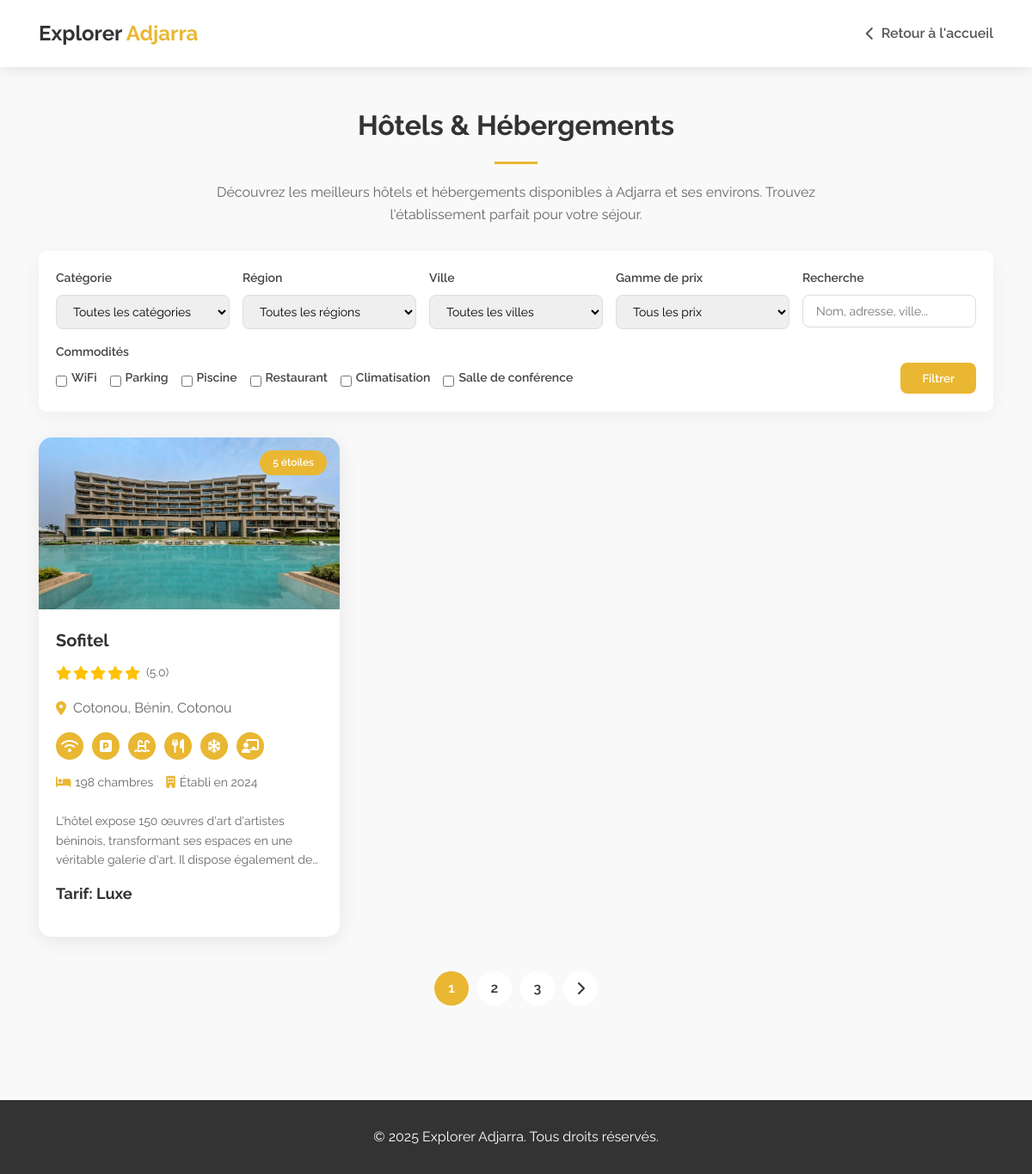
Screenshot of /pages/photel.php with the database file from the repository.
### tables this page shows
CREATE TABLE `hotels` (
  `id` int(11) NOT NULL,
  `hotel_name` varchar(255) NOT NULL,
  `creation_year` int(11) DEFAULT NULL,
  `address` varchar(255) NOT NULL,
  `city` varchar(100) NOT NULL,
  `region` varchar(100) DEFAULT NULL,
  `contact_name` varchar(100) NOT NULL,
  `contact_phone` varchar(50) NOT NULL,
  `contact_email` varchar(100) NOT NULL,
  `website` varchar(255) DEFAULT NULL,
  `hotel_category` varchar(50) DEFAULT NULL,
  `room_count` int(11) NOT NULL,
  `has_wifi` tinyint(1) DEFAULT 0,
  `has_parking` tinyint(1) DEFAULT 0,
  `has_pool` tinyint(1) DEFAULT 0,
  `has_restaurant` tinyint(1) DEFAULT 0,
  `has_ac` tinyint(1) DEFAULT 0,
  `has_conference` tinyint(1) DEFAULT 0,
  `price_range` varchar(50) NOT NULL,
  `check_in_time` time DEFAULT NULL,
  `check_out_time` time DEFAULT NULL,
  `description` text DEFAULT NULL,
  `username` varchar(50) NOT NULL,
  `password` varchar(255) NOT NULL,
  `status` enum('pending','approved','rejected') DEFAULT 'pending',
  `registration_date` timestamp NOT NULL DEFAULT current_timestamp(),
  `photo_files` text DEFAULT NULL
);

### pages/photel.php (the view, shortened to what this page needs)
<?php
try {
    $host = "localhost";
    $dbname = "adjarra";
    $username = "root";
    $password = "Fadyl111";
    $conn = new PDO("mysql:host=$host;dbname=$dbname", $username, $password);
    $conn->setAttribute(PDO::ATTR_ERRMODE, PDO::ERRMODE_EXCEPTION);
    $whereConditions = ["status = 'approved'"];
    $sql = "SELECT * FROM hotels WHERE " . implode(" AND ", $whereConditions);
    $stmt = $conn->prepare($sql);
    $stmt->execute();
    $hotels = $stmt->fetchAll(PDO::FETCH_ASSOC);
} catch(PDOException $e) {
    $errorMsg = "Erreur de connexion à la base de données : " . $e->getMessage();
}
function safeGet($array, $key, $default = '') {
    return isset($array[$key]) ? $array[$key] : $default;
}
?>
<!DOCTYPE html>
<html lang="fr">
<head>
    <link rel="stylesheet" href="https://cdnjs.cloudflare.com/ajax/libs/font-awesome/6.4.0/css/all.min.css">
</head>
<body>
    <header>
        <div class="container">
            <div class="header-logo">
                <h1>Explorer <span>Adjarra</span></h1>
                <a href="index.php" class="back-link"><i class="fas fa-chevron-left"></i> Retour à l'accueil</a>
            </div>
        </div>
    </header>
    <div class="main-content">
        <div class="container">
            <div class="section-title">
                <h2>Hôtels & Hébergements</h2>
                <p>Découvrez les meilleurs hôtels et hébergements disponibles à Adjarra et ses environs. Trouvez l'établissement parfait pour votre séjour.</p>
            </div>
            <div class="filter-bar">
                <form class="filter-form" method="GET" action="hotels.php">
                    <div class="filter-group">
                        <label for="category">Catégorie</label>
                        <select id="category" name="category" class="filter-control">
                            <option value="">Toutes les catégories</option>
                        </select>
                    </div>
                    <div class="filter-group">
                        <label for="region">Région</label>
                        <select id="region" name="region" class="filter-control">
                            <option value="">Toutes les régions</option>
                        </select>
                    </div>
                    <div class="filter-group">
                        <label for="city">Ville</label>
                        <select id="city" name="city" class="filter-control">
                            <option value="">Toutes les villes</option>
                        </select>
                    </div>
                    <div class="filter-group">
                        <label for="price_range">Gamme de prix</label>
                        <select id="price_range" name="price_range" class="filter-control">
                            <option value="">Tous les prix</option>
                        </select>
                    </div>
                    <div class="filter-group">
                        <label for="search">Recherche</label>
                        <input type="text" id="search" name="search" class="filter-control" placeholder="Nom, adresse, ville...">
                    </div>
                    <div class="filter-checkbox-group">
                        <label>Commodités</label>
                        <div class="checkbox-items">
                            <div class="checkbox-item">
                                <input type="checkbox" id="wifi" name="wifi" value="1">
                                <label for="wifi">WiFi</label>
                            </div>
                            <div class="checkbox-item">
                                <input type="checkbox" id="parking" name="parking" value="1">
                                <label for="parking">Parking</label>
                            </div>
                            <div class="checkbox-item">
                                <input type="checkbox" id="pool" name="pool" value="1">
                                <label for="pool">Piscine</label>
                            </div>
                            <div class="checkbox-item">
                                <input type="checkbox" id="restaurant" name="restaurant" value="1">
                                <label for="restaurant">Restaurant</label>
                            </div>
                            <div class="checkbox-item">
                                <input type="checkbox" id="ac" name="ac" value="1">
                                <label for="ac">Climatisation</label>
                            </div>
                            <div class="checkbox-item">
                                <input type="checkbox" id="conference" name="conference" value="1">
                                <label for="conference">Salle de conférence</label>
                            </div>
                        </div>
                    </div>
                    <button type="submit" class="filter-button">Filtrer</button>
                </form>
            </div>
            <?php if(isset($errorMsg)): ?>
                <div class="alert alert-danger">
                    <?php echo $errorMsg; ?>
                </div>
            <?php else: ?>
                <div class="hotels-grid">
                    <?php foreach($hotels as $hotel): ?>
                        <?php
                            $photo = '/api/placeholder/400/300';
                            if(!empty(safeGet($hotel, 'photo_files'))) {
                                $photoFiles = json_decode($hotel['photo_files'], true);
                                if(is_array($photoFiles) && !empty($photoFiles[0])) {
                                    $photo = $photoFiles[0];
                                }
                            }
                            $category = safeGet($hotel, 'hotel_category', 'Standard');
                            $creationYear = !empty(safeGet($hotel, 'creation_year')) ? intval($hotel['creation_year']) : null;
                            $rating = mt_rand(35, 50) / 10;
                        ?>
                        <div class="hotel-card">
                            <div class="hotel-image">
                                <img src="<?php echo htmlspecialchars($photo); ?>" alt="<?php echo htmlspecialchars(safeGet($hotel, 'hotel_name')); ?>">
                                <?php if(!empty($category)): ?>
                                <div class="hotel-category"><?php echo htmlspecialchars($category); ?></div>
                                <?php endif; ?>
                            </div>
                            <div class="hotel-details">
                                <h3 class="hotel-name"><?php echo htmlspecialchars(safeGet($hotel, 'hotel_name')); ?></h3>
                                <div class="hotel-rating">
                                    <?php
                                        $fullStars = floor($rating);
                                        for($i = 0; $i < $fullStars; $i++):
                                    ?>
                                        <span class="star"><i class="fas fa-star"></i></span>
                                    <?php endfor; ?>
                                    <span style="margin-left: 5px; font-size: 14px; color: #666;">(<?php echo number_format($rating, 1); ?>)</span>
                                </div>
                                <div class="hotel-location">
                                    <i class="fas fa-map-marker-alt"></i>
                                    <?php echo htmlspecialchars(safeGet($hotel, 'address')); ?>,
                                    <?php echo htmlspecialchars(safeGet($hotel, 'city')); ?>
                                </div>
                                <div class="hotel-amenities">
                                    <div class="amenity-icon <?php echo safeGet($hotel, 'has_wifi') ? 'active' : ''; ?>" title="WiFi">
                                        <i class="fas fa-wifi"></i>
                                    </div>
                                    <div class="amenity-icon <?php echo safeGet($hotel, 'has_parking') ? 'active' : ''; ?>" title="Parking">
                                        <i class="fas fa-parking"></i>
                                    </div>
                                    <div class="amenity-icon <?php echo safeGet($hotel, 'has_pool') ? 'active' : ''; ?>" title="Piscine">
                                        <i class="fas fa-swimming-pool"></i>
                                    </div>
                                    <div class="amenity-icon <?php echo safeGet($hotel, 'has_restaurant') ? 'active' : ''; ?>" title="Restaurant">
                                        <i class="fas fa-utensils"></i>
                                    </div>
                                    <div class="amenity-icon <?php echo safeGet($hotel, 'has_ac') ? 'active' : ''; ?>" title="Climatisation">
                                        <i class="fas fa-snowflake"></i>
                                    </div>
                                    <div class="amenity-icon <?php echo safeGet($hotel, 'has_conference') ? 'active' : ''; ?>" title="Salle de conférence">
                                        <i class="fas fa-chalkboard-teacher"></i>
                                    </div>
                                </div>
                                <div class="hotel-info">
                                    <div class="info-item">
                                        <i class="fas fa-bed"></i> <?php echo safeGet($hotel, 'room_count'); ?> chambres
                                    </div>
                                    <?php if(!empty($creationYear)): ?>
                                    <div class="info-item">
                                        <i class="fas fa-building"></i> Établi en <?php echo $creationYear; ?>
                                    </div>
                                    <?php endif; ?>
                                </div>
                                <?php if(!empty(safeGet($hotel, 'description'))): ?>
                                <div class="hotel-description">
                                    <?php echo htmlspecialchars(substr($hotel['description'], 0, 150)) . (strlen($hotel['description']) > 150 ? '...' : ''); ?>
                                </div>
                                <?php endif; ?>
                                <div class="hotel-price">
                                    <span>Tarif:</span>
                                    <?php echo htmlspecialchars(safeGet($hotel, 'price_range', 'Sur demande')); ?>
                                </div>
                            </div>
                        </div>
                    <?php endforeach; ?>
                </div>
                <ul class="pagination">
                    <li class="page-item active"><a class="page-link" href="#">1</a></li>
                    <li class="page-item"><a class="page-link" href="#">2</a></li>
                    <li class="page-item"><a class="page-link" href="#">3</a></li>
                    <li class="page-item"><a class="page-link" href="#"><i class="fas fa-chevron-right"></i></a></li>
                </ul>
            <?php endif; ?>
        </div>
    </div>
    <footer style="background-color: #333; color: #fff; padding: 30px 0; text-align: center; margin-top: 50px;">
        <div class="container">
            <p>&copy; <?php echo date('Y'); ?> Explorer Adjarra. Tous droits réservés.</p>
        </div>
    </footer>
</body>
</html>

### rows the page displays
hotels: hotel_category "5 étoiles", hotel_name "Sofitel", address "Cotonou, Bénin", city "Cotonou", room_count "198", creation_year "2024", description "L'hôtel expose 150 œuvres d'art d'artistes béninois, transformant ses espaces en une véritable galerie d'art. Il dispose également…", price_range "Luxe"
